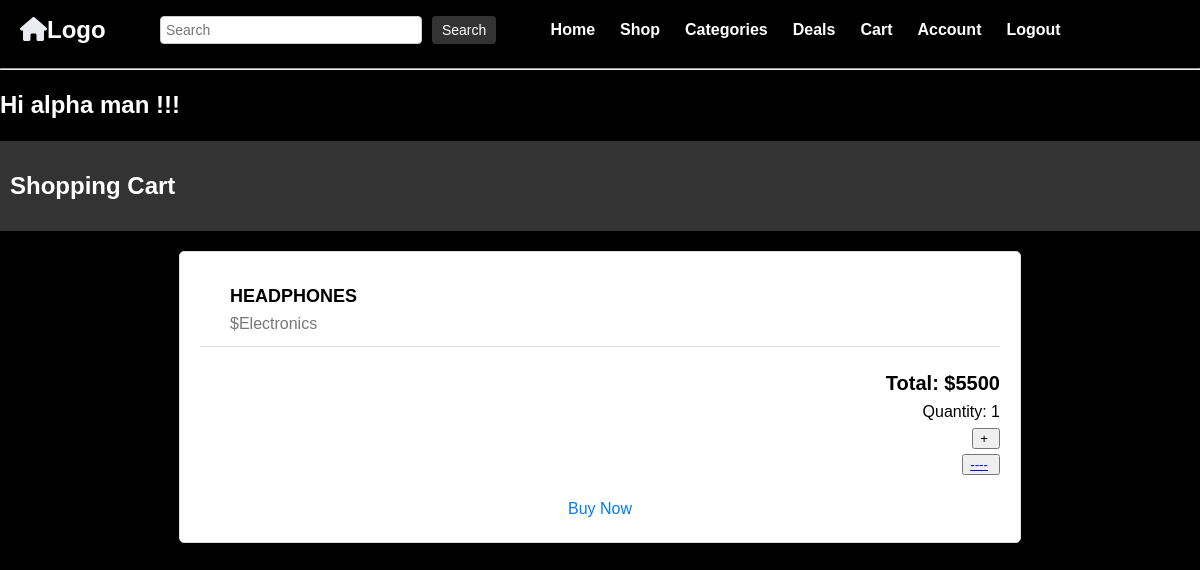
Page /cart/ (signed in) on the committed database.
### base/models.py (models this page shows, shortened)
class cart(models.Model):
    ordered_by = models.ForeignKey(User, on_delete=models.CASCADE)
    delivery_date = models.DateTimeField( auto_now=True, auto_now_add=False,null=True)
    item = models.ForeignKey(product, null =True , on_delete=models.CASCADE)
    created = models.DateTimeField( auto_now=True, auto_now_add=False,null =True)
    quantity = models.PositiveIntegerField(default=1)
    deliver_to = models.ForeignKey(address,null =True,on_delete=models.CASCADE)

class product(models.Model):
    price = models.BigIntegerField(null=True)
    name = models.CharField(null=True, max_length=50)
    type = models.ForeignKey(category,null =True,on_delete=models.CASCADE)
    for_sale =models.PositiveIntegerField(null = True)
    created_at = models.DateTimeField(default=timezone.now)  # Add the created_at field
    def __str__(self) -> str:
          return self.name

class category(models.Model):
    name = models.CharField( max_length=50)
    def __str__(self) -> str:
        return self.name

### base/views.py (the view)
# urls.py: path("cart/",views.cart_view, name="cart"),
@login_required(login_url='login-user')
def cart_view(request):
    user = request.user
    cart_item = cart.objects.filter(ordered_by=user)
    context = {
        "cart_item": cart_item
    }
    return render(request, 'cart_view.html', context)

### Templates/cart_view.html (shortened to what this page needs)
{% extends 'main.html' %}
{% block content %}
<!DOCTYPE html>
<html>
<head>
</head>
<body>
    <header>
        <h1>Shopping Cart</h1>
    </header>
    <div class="container">
        {% for j in cart_item %}
              <div class="cart-item">
                  <div class="cart-item-details">
                      <div class="cart-item-name">{{ j.item }}</div>
                      <div class="cart-item-price">${{ j.item.type }}</div>
                    </div>
              </div>
                <div class="cart-total">
                    <span>Total: ${{j.item.price}}</span>
                    <br>
                    <nav>Quantity: {{j.quantity}}</nav>
                    <form method = 'POST' action ="{% url 'add_item' j.item.id %}">
                    <button type="submit">+</button>
                </form>
                <button type = "submit"><a href = "{% url 'delete_item' j.item.id %}">----</a></button>
                </div>
                <div class="continue-shopping">
                    <a href="{% url 'buy-item' j.item.id %}">Buy Now</a>
                </div>
                {% endfor %}
    </div>
</body>
</html>
{% endblock content %}

### Templates/navbar.html (shortened to what this page needs)
<!DOCTYPE html>
<html>
    <head>
        <link href="https://cdn.jsdelivr.net/npm/remixicon@3.5.0/fonts/remixicon.css" rel="stylesheet">
</head>
<body>
    <div class="class">
    <nav class="navbar">
        <a href="/" class="logo"><i class="fa-solid fa-house" style="color: #ebecf0;"></i>Logo</a>
        {% if page == "shippment" %}
        <form class="search-bar"  method="GET" action="{% url 'accounts:tracking' %}">
            <input type="text" name ="r" placeholder="Search" />
            <button type="submit"><i class="ri-search-line"></i></button>
        </form>
        {% else %}
        <form class="search-bar"  method="GET" action="{% url 'home' %}">
            <input type="text" name ="q" placeholder="Search" />
            <button type="submit">Search</button>
        </form>
        {% endif %}
        <ul class="nav-links">
            <li><a href="{% url 'home' %}">Home</a></li>
            <li><a href="#">Shop</a></li>
            <li><a href="#">Categories</a></li>
            <li><a href="#">Deals</a></li>
            <li><a href="{% url 'cart' %}">Cart</a></li>
            {% if request.user.is_authenticated %}
            <li><a href="{% url 'accounts:user-profile' %}">Account</a></li>
            <li><a href="{% url 'logout-user' %}">Logout</a></li>
            {% else %}
            <li><a href="{% url 'login-user' %}">Login</a></li>
            {% endif %}
        </ul>
    </nav>
    <hr>
  <h1> Hi {{request.user}} !!!</h1>
</body>
</html>

### Templates/navbar.html (style rules this page uses)
h1 { color: white; font-size: 24px; text-align: left; text-transform: camelcase; }
body { margin: 0; padding: 0; background-color: #f8f8f8; }
.navbar { background-color: #000; height: 60px; display: flex; align-items: center; justify-content: space-between; padding: 0 20px; }
.logo { font-size: 24px; font-weight: bold; text-decoration: none; color: #fff; }
.nav-links a { position: relative; color: #fff; text-decoration: none; }
.nav-links a::after { content: ''; position: absolute; left: 0; bottom: -6px; width: 100%; height: 3px; background: #fff; transform-origin: right; transform: scaleX(0); transition: transform .5s; }
.search-bar { display: flex; }
.search-bar input[type="text"] { width: 250px; padding: 5px; border: 1px solid #ccc; border-radius: 4px; font-size: 14px; }
.search-bar button { padding: 5px 10px; margin-left: 10px; background-color: #333; color: #fff; border: none; border-radius: 4px; cursor: pointer; font-size: 14px; }
.nav-links { display: flex; list-style-type: none; margin: 0; padding: 0; }
.nav-links li { margin-right: 15px; padding-right: 10px; }
.nav-links a { text-decoration: none; color: #fff; font-size: 16px; font-weight: bold; transform: scaleX(0); transition: transform .5s; }
.nav-links a::after { transform-origin: right; transform: scaleX(0); transition: transform .5s; }
button { padding-right: 10px; justify-content:space-between ; }

### Templates/cart_view.html (style rules this page uses)
body { font-family: Arial, sans-serif; line-height: 1.6; margin: 0; padding: 0; background-color: black; }
header { background-color: #333; color: #fff; padding: 10px; text-align: center; }
.container { max-width: 800px; margin: 20px auto; padding: 20px; background-color: #fff; border: 1px solid #ddd; border-radius: 5px; box-shadow: 0 2px 5px rgba(0, 0, 0, 0.1); }
.cart-item { display: flex; align-items: center; border-bottom: 1px solid #ddd; padding: 10px; }
.cart-item-details { flex: 1; }
.cart-item-name { font-size: 18px; font-weight: bold; }
.cart-item-price { color: #777; }
.cart-total { margin-top: 20px; text-align: right; }
.cart-total span { font-size: 20px; font-weight: bold; }
.continue-shopping { display: block; text-align: center; margin-top: 20px; }
.continue-shopping a { color: #007bff; text-decoration: none; }

### rows in the picture
cart: item "HEADPHONES", item.type "Electronics", item.price "5500", quantity "1"

### other values in the picture
{{ request.user }} "alpha man"
